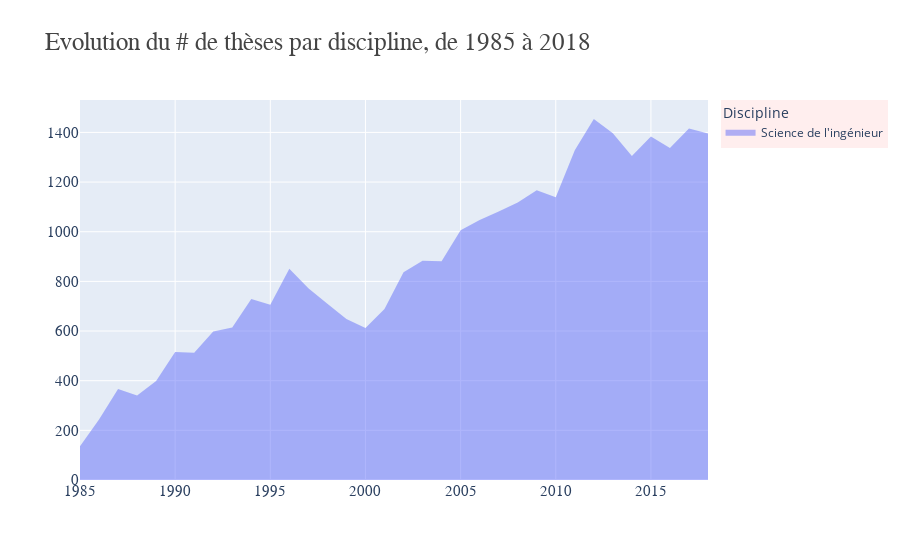
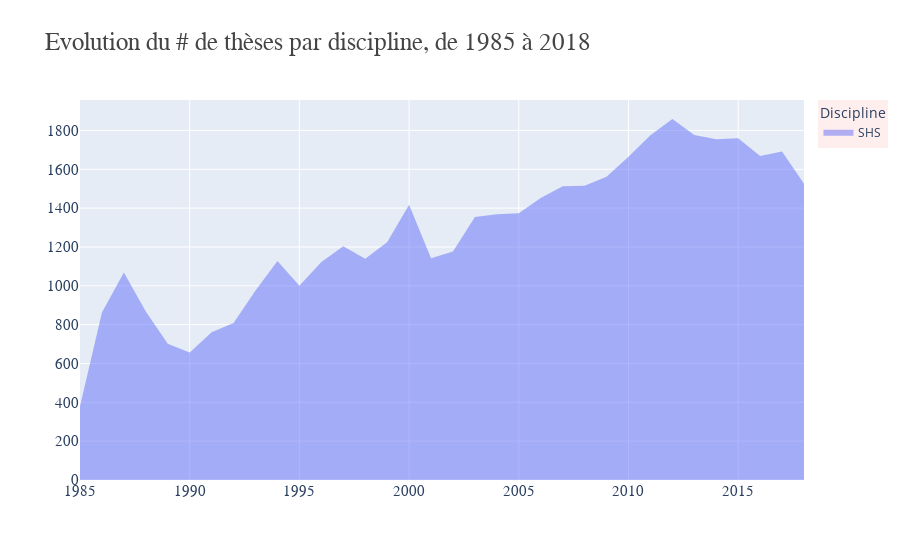

The notebook cell saved with these charts, in order:
### Code cell
import plotly.graph_objects as go
import numpy as np

# Création du graphique initial
fig = go.Figure()

# Ajout des traces
for i in range(len(labels)):
    fig.add_trace(go.Scatter(
        visible=False,
        x=category,
        y=values[i],
        name=labels[i],
        mode="none",
        fill="tozeroy"
    ))

# Rendre visible une trace
fig.data[0].visible = True

# Configuration du sélecteur
select_buttons = [
    {'label': label, 'method': 'update', 'args': [{'visible': [i == j for j in range(len(labels))]}]}
    for i, label in enumerate(labels)
]

# Création du sélecteur
selector = widgets.Dropdown(
    options=labels,
    value=labels[0],
    description='Discipline:',
    disabled=False,
)

# Fonction de mise à jour du graphique en fonction du sélecteur
def update_figure(change):
    selected_labels = change["new"]
    selected_index = labels.index(selected_labels)
    for i in range(len(labels)):
        fig.data[i].visible = (i == selected_index)
    fig.update_layout()
    fig.show()

# Fonction de gestion de l'événement de changement du sélecteur
def on_select_change(change):
    if change['name'] == 'value' and change['new']:
        update_figure(change['new'])

# Attacher la fonction de gestion de l'événement au sélecteur
selector.observe(update_figure,names="value")

# Configuration du layout
fig.update_layout(
    title_text="Evolution du # de thèses par discipline, de 1985 à 2018",
    title_font_color="#444",
    title_font_family="garamond",
    title_font_size=25,
    showlegend=True,
    legend_bgcolor="#FEE",
    legend_title_text="Discipline",
    margin_pad=0,
    xaxis=dict(
        tickformat='%Y',
        color="#444",
        dividercolor="#222",
        tickfont=dict(family="garamond", size=15)
    ),
    yaxis=dict(
        tickformat='%Y',
        color="#444",
        dividercolor="#222",
        tickfont=dict(family="garamond", size=15)
    )
)

# Afficher le sélecteur et le graphique
display(selector)
fig.show()

### Figure 1 — Plotly figure (JSON) as saved in the notebook; plotly's stock layout.template omitted (floating-point values rounded to 4 significant figures)
{"data": [{"fill": "tozeroy", "mode": "none", "name": "Science de l'ingénieur", "type": "scatter", "visible": true, "x": [1985, 1986, 1987, 1988, 1989, 1990, 1991, 1992, 1993, 1994, 1995, 1996, 1997, 1998, 1999, 2000, 2001, 2002, 2003, 2004, 2005, 2006, 2007, 2008, 2009, 2010, 2011, 2012, 2013, 2014, 2015, 2016, 2017, 2018], "y": [136, 244, 367, 340, 399, 516, 513, 598, 614, 729, 706, 851, 772, 710, 648, 612, 689, 837, 883, 881, 1006, 1047, 1081, 1118, 1167, 1139, 1328, 1454, 1397, 1305, 1384, 1337, 1416, 1396]}, {"fill": "tozeroy", "mode": "none", "name": "Science de la Terre", "type": "scatter", "visible": false, "x": [1985, 1986, 1987, 1988, 1989, 1990, 1991, 1992, 1993, 1994, 1995, 1996, 1997, 1998, 1999, 2000, 2001, 2002, 2003, 2004, 2005, 2006, 2007, 2008, 2009, 2010, 2011, 2012, 2013, 2014, 2015, 2016, 2017, 2018], "y": [109, 243, 626, 453, 415, 423, 392, 411, 400, 418, 451, 497, 532, 408, 334, 302, 339, 385, 385, 363, 442, 432, 429, 465, 458, 455, 454, 466, 475, 453, 460, 506, 464, 471]}, {"fill": "tozeroy", "mode": "none", "name": "Sciences de l'éducation", "type": "scatter", "visible": false, "x": [1985, 1986, 1987, 1988, 1989, 1990, 1991, 1992, 1993, 1994, 1995, 1996, 1997, 1998, 1999, 2000, 2001, 2002, 2003, 2004, 2005, 2006, 2007, 2008, 2009, 2010, 2011, 2012, 2013, 2014, 2015, 2016, 2017, 2018], "y": [5, 1, 3, 6, 6, 6, 7, 10, 19, 30, 20, 7, 12, 15, 10, 16, 18, 23, 22, 30, 30, 36, 33, 38, 39, 30, 40, 36, 40, 40, 35, 52, 44, 45]}, {"fill": "tozeroy", "mode": "none", "name": "Droit et Science Politique", "type": "scatter", "visible": false, "x": [1985, 1986, 1987, 1988, 1989, 1990, 1991, 1992, 1993, 1994, 1995, 1996, 1997, 1998, 1999, 2000, 2001, 2002, 2003, 2004, 2005, 2006, 2007, 2008, 2009, 2010, 2011, 2012, 2013, 2014, 2015, 2016, 2017, 2018], "y": [168, 400, 413, 374, 378, 370, 384, 381, 435, 531, 492, 575, 595, 659, 700, 865, 699, 715, 699, 792, 727, 743, 745, 761, 744, 821, 850, 882, 881, 902, 795, 731, 751, 701]}, {"fill": "tozeroy", "mode": "none", "name": "Economie Gestion", "type": "scatter", "visible": false, "x": [1985, 1986, 1987, 1988, 1989, 1990, 1991, 1992, 1993, 1994, 1995, 1996, 1997, 1998, 1999, 2000, 2001, 2002, 2003, 2004, 2005, 2006, 2007, 2008, 2009, 2010, 2011, 2012, 2013, 2014, 2015, 2016, 2017, 2018], "y": [220, 390, 413, 332, 281, 239, 293, 365, 370, 420, 374, 451, 565, 503, 480, 627, 515, 453, 485, 493, 506, 537, 631, 655, 689, 753, 806, 747, 746, 772, 677, 709, 692, 635]}, {"fill": "tozeroy", "mode": "none", "name": "Langues et Littératures", "type": "scatter", "visible": false, "x": [1985, 1986, 1987, 1988, 1989, 1990, 1991, 1992, 1993, 1994, 1995, 1996, 1997, 1998, 1999, 2000, 2001, 2002, 2003, 2004, 2005, 2006, 2007, 2008, 2009, 2010, 2011, 2012, 2013, 2014, 2015, 2016, 2017, 2018], "y": [268, 415, 646, 457, 415, 457, 463, 525, 564, 703, 695, 709, 686, 583, 666, 710, 628, 672, 713, 683, 619, 679, 716, 703, 711, 697, 769, 744, 691, 666, 611, 656, 650, 593]}, {"fill": "tozeroy", "mode": "none", "name": "Matériaux, Milieux et Chimie", "type": "scatter", "visible": false, "x": [1985, 1986, 1987, 1988, 1989, 1990, 1991, 1992, 1993, 1994, 1995, 1996, 1997, 1998, 1999, 2000, 2001, 2002, 2003, 2004, 2005, 2006, 2007, 2008, 2009, 2010, 2011, 2012, 2013, 2014, 2015, 2016, 2017, 2018], "y": [331, 635, 1359, 1233, 1405, 1409, 1522, 1724, 1762, 1853, 1818, 2043, 2014, 1898, 1796, 1757, 1741, 1779, 1772, 1906, 2035, 2023, 2224, 2228, 2203, 2288, 2371, 2751, 2708, 2557, 2544, 2452, 2544, 2469]}, {"fill": "tozeroy", "mode": "none", "name": "SHS", "type": "scatter", "visible": false, "x": [1985, 1986, 1987, 1988, 1989, 1990, 1991, 1992, 1993, 1994, 1995, 1996, 1997, 1998, 1999, 2000, 2001, 2002, 2003, 2004, 2005, 2006, 2007, 2008, 2009, 2010, 2011, 2012, 2013, 2014, 2015, 2016, 2017, 2018], "y": [380, 863, 1069, 868, 701, 657, 761, 809, 976, 1128, 1000, 1122, 1204, 1139, 1224, 1418, 1142, 1177, 1354, 1368, 1374, 1452, 1513, 1515, 1562, 1664, 1775, 1859, 1776, 1755, 1760, 1668, 1691, 1525]}, {"fill": "tozeroy", "mode": "none", "name": "Informatique", "type": "scatter", "visible": false, "x": [1985, 1986, 1987, 1988, 1989, 1990, 1991, 1992, 1993, 1994, 1995, 1996, 1997, 1998, 1999, 2000, 2001, 2002, 2003, 2004, 2005, 2006, 2007, 2008, 2009, 2010, 2011, 2012, 2013, 2014, 2015, 2016, 2017, 2018], "y": [45, 69, 101, 121, 144, 176, 130, 195, 197, 214, 231, 253, 275, 218, 218, 250, 303, 354, 403, 467, 547, 561, 565, 625, 624, 717, 752, 763, 876, 809, 774, 712, 771, 777]}, {"fill": "tozeroy", "mode": "none", "name": "Mathématiques", "type": "scatter", "visible": false, "x": [1985, 1986, 1987, 1988, 1989, 1990, 1991, 1992, 1993, 1994, 1995, 1996, 1997, 1998, 1999, 2000, 2001, 2002, 2003, 2004, 2005, 2006, 2007, 2008, 2009, 2010, 2011, 2012, 2013, 2014, 2015, 2016, 2017, 2018], "y": [120, 331, 766, 610, 723, 761, 845, 913, 971, 1054, 996, 1117, 973, 736, 305, 256, 296, 281, 307, 309, 343, 355, 341, 336, 352, 399, 433, 478, 489, 455, 453, 449, 396, 462]}, {"fill": "tozeroy", "mode": "none", "name": "Mathématiques et Informatique", "type": "scatter", "visible": false, "x": [1985, 1986, 1987, 1988, 1989, 1990, 1991, 1992, 1993, 1994, 1995, 1996, 1997, 1998, 1999, 2000, 2001, 2002, 2003, 2004, 2005, 2006, 2007, 2008, 2009, 2010, 2011, 2012, 2013, 2014, 2015, 2016, 2017, 2018], "y": [2, 1, 8, 12, 10, 3, 6, 6, 7, 6, 5, 14, 5, 6, 8, 9, 32, 50, 27, 39, 69, 45, 63, 46, 21, 27, 10, 14, 18, 30, 29, 33, 75, 40]}, {"fill": "tozeroy", "mode": "none", "name": "Médecine", "type": "scatter", "visible": false, "x": [1985, 1986, 1987, 1988, 1989, 1990, 1991, 1992, 1993, 1994, 1995, 1996, 1997, 1998, 1999, 2000, 2001, 2002, 2003, 2004, 2005, 2006, 2007, 2008, 2009, 2010, 2011, 2012, 2013, 2014, 2015, 2016, 2017, 2018], "y": [434, 364, 225, 3736, 3926, 3581, 3050, 3323, 3061, 2867, 765, 673, 654, 557, 571, 520, 209, 102, 83, 119, 98, 84, 105, 105, 98, 111, 124, 122, 118, 78, 76, 83, 123, 151]}, {"fill": "tozeroy", "mode": "none", "name": "Biologie", "type": "scatter", "visible": false, "x": [1985, 1986, 1987, 1988, 1989, 1990, 1991, 1992, 1993, 1994, 1995, 1996, 1997, 1998, 1999, 2000, 2001, 2002, 2003, 2004, 2005, 2006, 2007, 2008, 2009, 2010, 2011, 2012, 2013, 2014, 2015, 2016, 2017, 2018], "y": [695, 967, 1716, 1815, 1649, 1750, 1719, 1975, 2048, 2147, 2139, 2113, 2425, 2589, 3326, 3260, 2703, 2394, 2554, 2599, 2602, 2804, 3056, 3036, 3151, 3179, 3094, 3369, 3392, 3128, 3086, 3273, 3194, 3245]}, {"fill": "tozeroy", "mode": "none", "name": "Psychologie", "type": "scatter", "visible": false, "x": [1985, 1986, 1987, 1988, 1989, 1990, 1991, 1992, 1993, 1994, 1995, 1996, 1997, 1998, 1999, 2000, 2001, 2002, 2003, 2004, 2005, 2006, 2007, 2008, 2009, 2010, 2011, 2012, 2013, 2014, 2015, 2016, 2017, 2018], "y": [94, 239, 726, 688, 647, 662, 746, 830, 883, 888, 874, 925, 951, 995, 692, 251, 152, 173, 168, 199, 159, 176, 191, 220, 216, 227, 308, 281, 241, 257, 319, 278, 270, 256]}], "layout": {"legend": {"bgcolor": "#FEE", "title": {"text": "Discipline"}}, "margin": {"pad": 0}, "showlegend": true, "title": {"font": {"color": "#444", "family": "garamond", "size": 25}, "text": "Evolution du # de thèses par discipline, de 1985 à 2018"}, "xaxis": {"color": "#444", "dividercolor": "#222", "tickfont": {"family": "garamond", "size": 15}, "tickformat": "%Y"}, "yaxis": {"color": "#444", "dividercolor": "#222", "tickfont": {"family": "garamond", "size": 15}, "tickformat": "%Y"}}}

### Figure 2 — Plotly figure (JSON) as saved in the notebook; plotly's stock layout.template omitted (floating-point values rounded to 4 significant figures)
{"data": [{"fill": "tozeroy", "mode": "none", "name": "Science de l'ingénieur", "type": "scatter", "visible": false, "x": [1985, 1986, 1987, 1988, 1989, 1990, 1991, 1992, 1993, 1994, 1995, 1996, 1997, 1998, 1999, 2000, 2001, 2002, 2003, 2004, 2005, 2006, 2007, 2008, 2009, 2010, 2011, 2012, 2013, 2014, 2015, 2016, 2017, 2018], "y": [136, 244, 367, 340, 399, 516, 513, 598, 614, 729, 706, 851, 772, 710, 648, 612, 689, 837, 883, 881, 1006, 1047, 1081, 1118, 1167, 1139, 1328, 1454, 1397, 1305, 1384, 1337, 1416, 1396]}, {"fill": "tozeroy", "mode": "none", "name": "Science de la Terre", "type": "scatter", "visible": false, "x": [1985, 1986, 1987, 1988, 1989, 1990, 1991, 1992, 1993, 1994, 1995, 1996, 1997, 1998, 1999, 2000, 2001, 2002, 2003, 2004, 2005, 2006, 2007, 2008, 2009, 2010, 2011, 2012, 2013, 2014, 2015, 2016, 2017, 2018], "y": [109, 243, 626, 453, 415, 423, 392, 411, 400, 418, 451, 497, 532, 408, 334, 302, 339, 385, 385, 363, 442, 432, 429, 465, 458, 455, 454, 466, 475, 453, 460, 506, 464, 471]}, {"fill": "tozeroy", "mode": "none", "name": "Sciences de l'éducation", "type": "scatter", "visible": false, "x": [1985, 1986, 1987, 1988, 1989, 1990, 1991, 1992, 1993, 1994, 1995, 1996, 1997, 1998, 1999, 2000, 2001, 2002, 2003, 2004, 2005, 2006, 2007, 2008, 2009, 2010, 2011, 2012, 2013, 2014, 2015, 2016, 2017, 2018], "y": [5, 1, 3, 6, 6, 6, 7, 10, 19, 30, 20, 7, 12, 15, 10, 16, 18, 23, 22, 30, 30, 36, 33, 38, 39, 30, 40, 36, 40, 40, 35, 52, 44, 45]}, {"fill": "tozeroy", "mode": "none", "name": "Droit et Science Politique", "type": "scatter", "visible": false, "x": [1985, 1986, 1987, 1988, 1989, 1990, 1991, 1992, 1993, 1994, 1995, 1996, 1997, 1998, 1999, 2000, 2001, 2002, 2003, 2004, 2005, 2006, 2007, 2008, 2009, 2010, 2011, 2012, 2013, 2014, 2015, 2016, 2017, 2018], "y": [168, 400, 413, 374, 378, 370, 384, 381, 435, 531, 492, 575, 595, 659, 700, 865, 699, 715, 699, 792, 727, 743, 745, 761, 744, 821, 850, 882, 881, 902, 795, 731, 751, 701]}, {"fill": "tozeroy", "mode": "none", "name": "Economie Gestion", "type": "scatter", "visible": false, "x": [1985, 1986, 1987, 1988, 1989, 1990, 1991, 1992, 1993, 1994, 1995, 1996, 1997, 1998, 1999, 2000, 2001, 2002, 2003, 2004, 2005, 2006, 2007, 2008, 2009, 2010, 2011, 2012, 2013, 2014, 2015, 2016, 2017, 2018], "y": [220, 390, 413, 332, 281, 239, 293, 365, 370, 420, 374, 451, 565, 503, 480, 627, 515, 453, 485, 493, 506, 537, 631, 655, 689, 753, 806, 747, 746, 772, 677, 709, 692, 635]}, {"fill": "tozeroy", "mode": "none", "name": "Langues et Littératures", "type": "scatter", "visible": false, "x": [1985, 1986, 1987, 1988, 1989, 1990, 1991, 1992, 1993, 1994, 1995, 1996, 1997, 1998, 1999, 2000, 2001, 2002, 2003, 2004, 2005, 2006, 2007, 2008, 2009, 2010, 2011, 2012, 2013, 2014, 2015, 2016, 2017, 2018], "y": [268, 415, 646, 457, 415, 457, 463, 525, 564, 703, 695, 709, 686, 583, 666, 710, 628, 672, 713, 683, 619, 679, 716, 703, 711, 697, 769, 744, 691, 666, 611, 656, 650, 593]}, {"fill": "tozeroy", "mode": "none", "name": "Matériaux, Milieux et Chimie", "type": "scatter", "visible": false, "x": [1985, 1986, 1987, 1988, 1989, 1990, 1991, 1992, 1993, 1994, 1995, 1996, 1997, 1998, 1999, 2000, 2001, 2002, 2003, 2004, 2005, 2006, 2007, 2008, 2009, 2010, 2011, 2012, 2013, 2014, 2015, 2016, 2017, 2018], "y": [331, 635, 1359, 1233, 1405, 1409, 1522, 1724, 1762, 1853, 1818, 2043, 2014, 1898, 1796, 1757, 1741, 1779, 1772, 1906, 2035, 2023, 2224, 2228, 2203, 2288, 2371, 2751, 2708, 2557, 2544, 2452, 2544, 2469]}, {"fill": "tozeroy", "mode": "none", "name": "SHS", "type": "scatter", "visible": true, "x": [1985, 1986, 1987, 1988, 1989, 1990, 1991, 1992, 1993, 1994, 1995, 1996, 1997, 1998, 1999, 2000, 2001, 2002, 2003, 2004, 2005, 2006, 2007, 2008, 2009, 2010, 2011, 2012, 2013, 2014, 2015, 2016, 2017, 2018], "y": [380, 863, 1069, 868, 701, 657, 761, 809, 976, 1128, 1000, 1122, 1204, 1139, 1224, 1418, 1142, 1177, 1354, 1368, 1374, 1452, 1513, 1515, 1562, 1664, 1775, 1859, 1776, 1755, 1760, 1668, 1691, 1525]}, {"fill": "tozeroy", "mode": "none", "name": "Informatique", "type": "scatter", "visible": false, "x": [1985, 1986, 1987, 1988, 1989, 1990, 1991, 1992, 1993, 1994, 1995, 1996, 1997, 1998, 1999, 2000, 2001, 2002, 2003, 2004, 2005, 2006, 2007, 2008, 2009, 2010, 2011, 2012, 2013, 2014, 2015, 2016, 2017, 2018], "y": [45, 69, 101, 121, 144, 176, 130, 195, 197, 214, 231, 253, 275, 218, 218, 250, 303, 354, 403, 467, 547, 561, 565, 625, 624, 717, 752, 763, 876, 809, 774, 712, 771, 777]}, {"fill": "tozeroy", "mode": "none", "name": "Mathématiques", "type": "scatter", "visible": false, "x": [1985, 1986, 1987, 1988, 1989, 1990, 1991, 1992, 1993, 1994, 1995, 1996, 1997, 1998, 1999, 2000, 2001, 2002, 2003, 2004, 2005, 2006, 2007, 2008, 2009, 2010, 2011, 2012, 2013, 2014, 2015, 2016, 2017, 2018], "y": [120, 331, 766, 610, 723, 761, 845, 913, 971, 1054, 996, 1117, 973, 736, 305, 256, 296, 281, 307, 309, 343, 355, 341, 336, 352, 399, 433, 478, 489, 455, 453, 449, 396, 462]}, {"fill": "tozeroy", "mode": "none", "name": "Mathématiques et Informatique", "type": "scatter", "visible": false, "x": [1985, 1986, 1987, 1988, 1989, 1990, 1991, 1992, 1993, 1994, 1995, 1996, 1997, 1998, 1999, 2000, 2001, 2002, 2003, 2004, 2005, 2006, 2007, 2008, 2009, 2010, 2011, 2012, 2013, 2014, 2015, 2016, 2017, 2018], "y": [2, 1, 8, 12, 10, 3, 6, 6, 7, 6, 5, 14, 5, 6, 8, 9, 32, 50, 27, 39, 69, 45, 63, 46, 21, 27, 10, 14, 18, 30, 29, 33, 75, 40]}, {"fill": "tozeroy", "mode": "none", "name": "Médecine", "type": "scatter", "visible": false, "x": [1985, 1986, 1987, 1988, 1989, 1990, 1991, 1992, 1993, 1994, 1995, 1996, 1997, 1998, 1999, 2000, 2001, 2002, 2003, 2004, 2005, 2006, 2007, 2008, 2009, 2010, 2011, 2012, 2013, 2014, 2015, 2016, 2017, 2018], "y": [434, 364, 225, 3736, 3926, 3581, 3050, 3323, 3061, 2867, 765, 673, 654, 557, 571, 520, 209, 102, 83, 119, 98, 84, 105, 105, 98, 111, 124, 122, 118, 78, 76, 83, 123, 151]}, {"fill": "tozeroy", "mode": "none", "name": "Biologie", "type": "scatter", "visible": false, "x": [1985, 1986, 1987, 1988, 1989, 1990, 1991, 1992, 1993, 1994, 1995, 1996, 1997, 1998, 1999, 2000, 2001, 2002, 2003, 2004, 2005, 2006, 2007, 2008, 2009, 2010, 2011, 2012, 2013, 2014, 2015, 2016, 2017, 2018], "y": [695, 967, 1716, 1815, 1649, 1750, 1719, 1975, 2048, 2147, 2139, 2113, 2425, 2589, 3326, 3260, 2703, 2394, 2554, 2599, 2602, 2804, 3056, 3036, 3151, 3179, 3094, 3369, 3392, 3128, 3086, 3273, 3194, 3245]}, {"fill": "tozeroy", "mode": "none", "name": "Psychologie", "type": "scatter", "visible": false, "x": [1985, 1986, 1987, 1988, 1989, 1990, 1991, 1992, 1993, 1994, 1995, 1996, 1997, 1998, 1999, 2000, 2001, 2002, 2003, 2004, 2005, 2006, 2007, 2008, 2009, 2010, 2011, 2012, 2013, 2014, 2015, 2016, 2017, 2018], "y": [94, 239, 726, 688, 647, 662, 746, 830, 883, 888, 874, 925, 951, 995, 692, 251, 152, 173, 168, 199, 159, 176, 191, 220, 216, 227, 308, 281, 241, 257, 319, 278, 270, 256]}], "layout": {"legend": {"bgcolor": "#FEE", "title": {"text": "Discipline"}}, "margin": {"pad": 0}, "showlegend": true, "title": {"font": {"color": "#444", "family": "garamond", "size": 25}, "text": "Evolution du # de thèses par discipline, de 1985 à 2018"}, "xaxis": {"color": "#444", "dividercolor": "#222", "tickfont": {"family": "garamond", "size": 15}, "tickformat": "%Y"}, "yaxis": {"color": "#444", "dividercolor": "#222", "tickfont": {"family": "garamond", "size": 15}, "tickformat": "%Y"}}}
